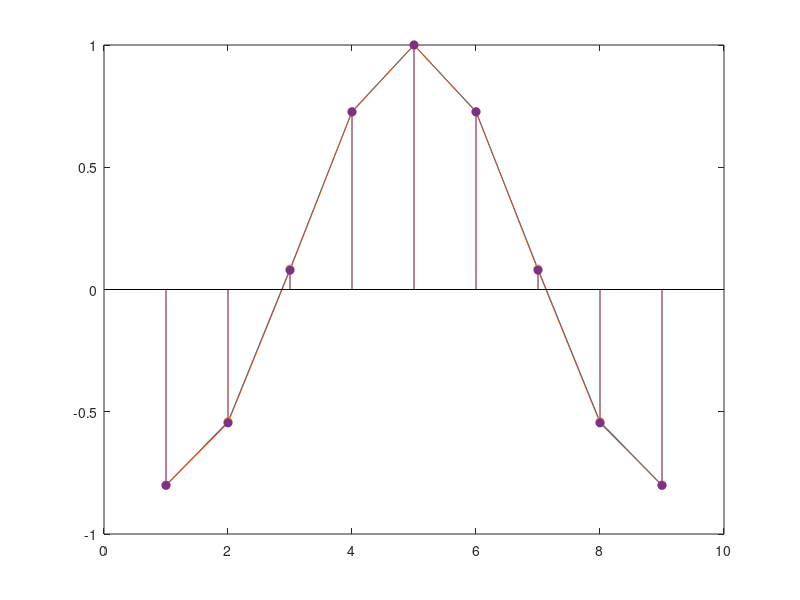

This figure's MATLAB source:
%%
clear;clc;
%3
var_u=0;
%Theoretical Calculation
a=[-2.737,3.746,-2.629,0.922];
A=[1,a(1),a(2),a(3),a(4);
   a(1),1+a(2),a(3),a(4),0;
   a(2),a(1)+a(3),1+a(4),0,0;
   a(3),a(2)+a(4),a(1),1,0;
   a(4),a(3),a(2),a(1),1];

b=[1;0;0;0;0];
rx_theor=inv(A)*b;
rx_theor=rx_theor.';
rx_theor=fliplr(rx_theor);
rx_theor(6)=rx_theor(4);rx_theor(7)=rx_theor(3);rx_theor(8)=rx_theor(2);rx_theor(9)=rx_theor(1);
rx_theor= rx_theor/max(rx_theor);

Rx_theor=[rx_theor(5),rx_theor(6),rx_theor(7),rx_theor(8);
          rx_theor(6),rx_theor(5),rx_theor(6),rx_theor(7);
          rx_theor(7),rx_theor(6),rx_theor(5),rx_theor(6);
          rx_theor(8),rx_theor(7),rx_theor(6),rx_theor(5);
          ];

w_theor=inv(Rx_theor+var_u*eye(4,4))*rx_theor(6:9).'
error_theor=rx_theor(5)- rx_theor(6:9)*w_theor


%Experimental Calculation
N=10^5; variance=1;
n=1:N;
%Input H(z)
g(n)=sqrt(variance)*randn(1,length(n));

%Output Η(z)
x(1:4)=0;
for n=5:N
x(n)= g(n)-a(1)*x(n-1)-a(2)*x(n-2)-a(3)*x(n-3)-a(4)*x(n-4); 
end

for n=1:N-1
    d(n)=x(n+1);
end
    
%Input W(z)
u(n)=sqrt(var_u)*randn(1,length(n));
for n=1:N-1
y(n) = x(n) + u(n);
end
x=x.';
rx_exp= xcorr(x,4,'normalized');
Rx_exp=[rx_exp(5),rx_exp(6),rx_exp(7),rx_exp(8);
          rx_exp(6),rx_exp(5),rx_exp(6),rx_exp(7);
          rx_exp(7),rx_exp(6),rx_exp(5),rx_exp(6);
          rx_exp(8),rx_exp(7),rx_exp(6),rx_exp(5);
          ];

w_exp=inv(Rx_exp+var_u*eye(4,4))*rx_exp(6:9)


d_app=filter(w_exp,1,y);
error_exp=immse(d,d_app)

%Plots
plot(rx_theor,rx_exp)
xlabel("Theoretical")
ylabel("Experimental")

plot(rx_theor)
hold on;
plot(rx_exp)

stem(rx_theor,'filled')
hold on;
stem(rx_exp,'filled')
